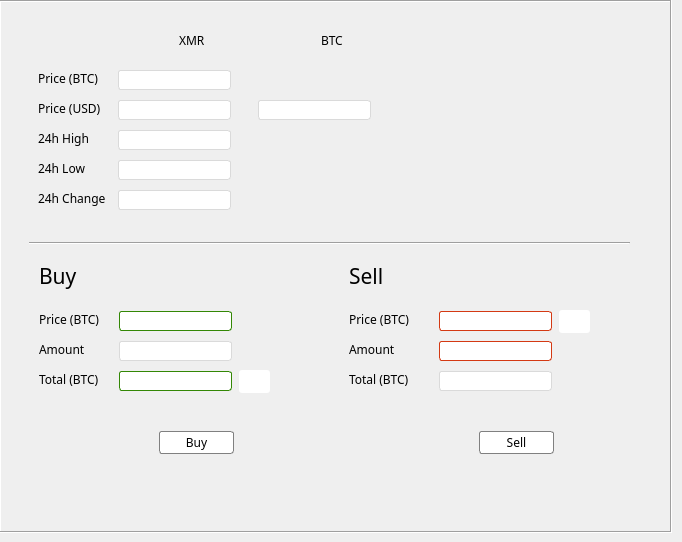
    <widget class="QWidget" name="stackTrading">
     <widget class="QFrame" name="frame_2">
      <property name="geometry">
       <rect>
        <x>-1</x>
        <y>0</y>
        <width>673</width>
        <height>533</height>
       </rect>
      </property>
      <property name="sizePolicy">
       <sizepolicy hsizetype="Fixed" vsizetype="Fixed">
        <horstretch>0</horstretch>
        <verstretch>0</verstretch>
       </sizepolicy>
      </property>
      <property name="maximumSize">
       <size>
        <width>673</width>
        <height>551</height>
       </size>
      </property>
      <property name="autoFillBackground">
       <bool>false</bool>
      </property>
      <property name="styleSheet">
       <string notr="true">QLineEdit {
border-color: rgb(0, 170, 255);
padding: 1px;
border-style: solid;
border: 1px solid gray;
border-radius: 3px;
}

QPushButton{ background-color: white; border-radius: 3px;border-style: solid; border: 1px solid gray; }
QPushButton:disabled{ color: rgb(234, 234, 234); background-color: rgb(240, 240, 240); }

QPushButton:pressed{ background-color: orange; }
QPushButton:focus:pressed{background-color: rgb(235, 235, 235);}
QPushButton:hover{ background-color: rgb(218, 218, 218);}
QPushButton:checked{ background-color: pink; }




</string>
      </property>
      <property name="frameShape">
       <enum>QFrame::Box</enum>
      </property>
      <property name="frameShadow">
       <enum>QFrame::Sunken</enum>
      </property>
      <widget class="QLabel" name="label">
       <property name="geometry">
        <rect>
         <x>39</x>
         <y>70</y>
         <width>81</width>
         <height>16</height>
        </rect>
       </property>
       <property name="font">
        <font>
         <family>Century Gothic</family>
         <pointsize>9</pointsize>
        </font>
       </property>
       <property name="text">
        <string>Price (BTC)</string>
       </property>
      </widget>
      <widget class="QLabel" name="label_2">
       <property name="geometry">
        <rect>
         <x>39</x>
         <y>100</y>
         <width>71</width>
         <height>16</height>
        </rect>
       </property>
       <property name="font">
        <font>
         <family>Century Gothic</family>
         <pointsize>9</pointsize>
        </font>
       </property>
       <property name="text">
        <string>Price (USD)</string>
       </property>
      </widget>
      <widget class="QLabel" name="label_3">
       <property name="geometry">
        <rect>
         <x>39</x>
         <y>130</y>
         <width>71</width>
         <height>16</height>
        </rect>
       </property>
       <property name="font">
        <font>
         <family>Century Gothic</family>
         <pointsize>9</pointsize>
        </font>
       </property>
       <property name="text">
        <string>24h High</string>
       </property>
      </widget>
      <widget class="QLabel" name="label_4">
       <property name="geometry">
        <rect>
         <x>39</x>
         <y>160</y>
         <width>71</width>
         <height>16</height>
        </rect>
       </property>
       <property name="font">
        <font>
         <family>Century Gothic</family>
         <pointsize>9</pointsize>
        </font>
       </property>
       <property name="text">
        <string>24h Low</string>
       </property>
      </widget>
      <widget class="QLabel" name="label_5">
       <property name="geometry">
        <rect>
         <x>39</x>
         <y>190</y>
         <width>71</width>
         <height>16</height>
        </rect>
       </property>
       <property name="font">
        <font>
         <family>Century Gothic</family>
         <pointsize>9</pointsize>
        </font>
       </property>
       <property name="text">
        <string>24h Change</string>
       </property>
      </widget>
      <widget class="QLabel" name="label_6">
       <property name="geometry">
        <rect>
         <x>143</x>
         <y>19</y>
         <width>31</width>
         <height>31</height>
        </rect>
       </property>
       <property name="font">
        <font>
         <family>Century Gothic</family>
         <pointsize>10</pointsize>
         <weight>50</weight>
         <bold>false</bold>
        </font>
       </property>
       <property name="styleSheet">
        <string notr="true"/>
       </property>
       <property name="text">
        <string/>
       </property>
       <property name="pixmap">
        <pixmap resource="res.qrc">:/resource/130px-MoneroLogo.png</pixmap>
       </property>
       <property name="scaledContents">
        <bool>true</bool>
       </property>
      </widget>
      <widget class="QLabel" name="label_7">
       <property name="geometry">
        <rect>
         <x>287</x>
         <y>18</y>
         <width>31</width>
         <height>31</height>
        </rect>
       </property>
       <property name="font">
        <font>
         <family>Century Gothic</family>
         <pointsize>10</pointsize>
         <weight>50</weight>
         <bold>false</bold>
        </font>
       </property>
       <property name="styleSheet">
        <string notr="true"/>
       </property>
       <property name="text">
        <string/>
       </property>
       <property name="pixmap">
        <pixmap resource="res.qrc">:/resource/bitcoin.png</pixmap>
       </property>
       <property name="scaledContents">
        <bool>true</bool>
       </property>
      </widget>
      <widget class="QLineEdit" name="lnPriceXMR">
       <property name="geometry">
        <rect>
         <x>119</x>
         <y>70</y>
         <width>113</width>
         <height>20</height>
        </rect>
       </property>
       <property name="font">
        <font>
         <family>Century Gothic</family>
        </font>
       </property>
       <property name="styleSheet">
        <string notr="true">
border-color: rgb(218, 218, 218);</string>
       </property>
       <property name="frame">
        <bool>false</bool>
       </property>
      </widget>
      <widget class="QLineEdit" name="lnPriceUSD">
       <property name="geometry">
        <rect>
         <x>119</x>
         <y>100</y>
         <width>113</width>
         <height>20</height>
        </rect>
       </property>
       <property name="font">
        <font>
         <family>Century Gothic</family>
        </font>
       </property>
       <property name="styleSheet">
        <string notr="true">
border-color: rgb(218, 218, 218);</string>
       </property>
       <property name="frame">
        <bool>false</bool>
       </property>
      </widget>
      <widget class="QLineEdit" name="lnHigh">
       <property name="geometry">
        <rect>
         <x>119</x>
         <y>130</y>
         <width>113</width>
         <height>20</height>
        </rect>
       </property>
       <property name="font">
        <font>
         <family>Century Gothic</family>
        </font>
       </property>
       <property name="styleSheet">
        <string notr="true">
border-color: rgb(218, 218, 218);</string>
       </property>
       <property name="text">
        <string/>
       </property>
       <property name="frame">
        <bool>false</bool>
       </property>
      </widget>
      <widget class="QLineEdit" name="lnLow">
       <property name="geometry">
        <rect>
         <x>119</x>
         <y>160</y>
         <width>113</width>
         <height>20</height>
        </rect>
       </property>
       <property name="font">
        <font>
         <family>Century Gothic</family>
        </font>
       </property>
       <property name="styleSheet">
        <string notr="true">
border-color: rgb(218, 218, 218);</string>
       </property>
       <property name="frame">
        <bool>false</bool>
       </property>
      </widget>
      <widget class="QLineEdit" name="lnChange">
       <property name="geometry">
        <rect>
         <x>119</x>
         <y>190</y>
         <width>113</width>
         <height>20</height>
        </rect>
       </property>
       <property name="font">
        <font>
         <family>Century Gothic</family>
        </font>
       </property>
       <property name="styleSheet">
        <string notr="true">
border-color: rgb(218, 218, 218);</string>
       </property>
       <property name="frame">
        <bool>false</bool>
       </property>
      </widget>
      <widget class="QLineEdit" name="lnBTCPriceUSD">
       <property name="geometry">
        <rect>
         <x>259</x>
         <y>100</y>
         <width>113</width>
         <height>20</height>
        </rect>
       </property>
       <property name="font">
        <font>
         <family>Century Gothic</family>
        </font>
       </property>
       <property name="styleSheet">
        <string notr="true">
border-color: rgb(218, 218, 218);</string>
       </property>
       <property name="frame">
        <bool>false</bool>
       </property>
      </widget>
      <widget class="QLabel" name="label_9">
       <property name="geometry">
        <rect>
         <x>40</x>
         <y>371</y>
         <width>91</width>
         <height>16</height>
        </rect>
       </property>
       <property name="font">
        <font>
         <family>Century Gothic</family>
         <pointsize>9</pointsize>
        </font>
       </property>
       <property name="text">
        <string>Total (BTC)</string>
       </property>
      </widget>
      <widget class="QLabel" name="label_10">
       <property name="geometry">
        <rect>
         <x>40</x>
         <y>311</y>
         <width>71</width>
         <height>16</height>
        </rect>
       </property>
       <property name="font">
        <font>
         <family>Century Gothic</family>
         <pointsize>9</pointsize>
        </font>
       </property>
       <property name="text">
        <string>Price (BTC)</string>
       </property>
      </widget>
      <widget class="QLabel" name="label_11">
       <property name="geometry">
        <rect>
         <x>40</x>
         <y>341</y>
         <width>71</width>
         <height>16</height>
        </rect>
       </property>
       <property name="font">
        <font>
         <family>Century Gothic</family>
         <pointsize>9</pointsize>
        </font>
       </property>
       <property name="text">
        <string>Amount</string>
       </property>
      </widget>
      <widget class="QLabel" name="label_12">
       <property name="geometry">
        <rect>
         <x>350</x>
         <y>371</y>
         <width>91</width>
         <height>16</height>
        </rect>
       </property>
       <property name="font">
        <font>
         <family>Century Gothic</family>
         <pointsize>9</pointsize>
        </font>
       </property>
       <property name="text">
        <string>Total (BTC)</string>
       </property>
      </widget>
      <widget class="QLabel" name="label_13">
       <property name="geometry">
        <rect>
         <x>350</x>
         <y>311</y>
         <width>71</width>
         <height>16</height>
        </rect>
       </property>
       <property name="font">
        <font>
         <family>Century Gothic</family>
         <pointsize>9</pointsize>
        </font>
       </property>
       <property name="text">
        <string>Price (BTC)</string>
       </property>
      </widget>
      <widget class="QLabel" name="label_14">
       <property name="geometry">
        <rect>
         <x>350</x>
         <y>260</y>
         <width>201</width>
         <height>31</height>
        </rect>
       </property>
       <property name="font">
        <font>
         <family>Century Gothic</family>
         <pointsize>16</pointsize>
        </font>
       </property>
       <property name="styleSheet">
        <string notr="true"/>
       </property>
       <property name="text">
        <string>Sell</string>
       </property>
       <property name="alignment">
        <set>Qt::AlignLeading|Qt::AlignLeft|Qt::AlignVCenter</set>
       </property>
      </widget>
      <widget class="QLabel" name="label_15">
       <property name="geometry">
        <rect>
         <x>350</x>
         <y>341</y>
         <width>71</width>
         <height>16</height>
        </rect>
       </property>
       <property name="font">
        <font>
         <family>Century Gothic</family>
         <pointsize>9</pointsize>
        </font>
       </property>
       <property name="text">
        <string>Amount</string>
       </property>
      </widget>
      <widget class="QLineEdit" name="lnBuyPrice">
       <property name="geometry">
        <rect>
         <x>120</x>
         <y>311</y>
         <width>113</width>
         <height>20</height>
        </rect>
       </property>
       <property name="font">
        <font>
         <family>Century Gothic</family>
         <stylestrategy>PreferAntialias</stylestrategy>
        </font>
       </property>
       <property name="styleSheet">
        <string notr="true">border-color: rgb(51, 135, 5);
</string>
       </property>
       <property name="frame">
        <bool>false</bool>
       </property>
      </widget>
      <widget class="QLineEdit" name="lnBuyAmount">
       <property name="geometry">
        <rect>
         <x>120</x>
         <y>341</y>
         <width>113</width>
         <height>20</height>
        </rect>
       </property>
       <property name="font">
        <font>
         <family>Century Gothic</family>
        </font>
       </property>
       <property name="styleSheet">
        <string notr="true">
border-color: rgb(218, 218, 218);</string>
       </property>
       <property name="frame">
        <bool>false</bool>
       </property>
       <property name="alignment">
        <set>Qt::AlignLeading|Qt::AlignLeft|Qt::AlignVCenter</set>
       </property>
       <property name="readOnly">
        <bool>true</bool>
       </property>
      </widget>
      <widget class="QLineEdit" name="lnBuyTotal">
       <property name="geometry">
        <rect>
         <x>120</x>
         <y>371</y>
         <width>113</width>
         <height>20</height>
        </rect>
       </property>
       <property name="font">
        <font>
         <family>Century Gothic</family>
        </font>
       </property>
       <property name="styleSheet">
        <string notr="true">border-color: rgb(51, 135, 5);</string>
       </property>
       <property name="frame">
        <bool>false</bool>
       </property>
      </widget>
      <widget class="QLineEdit" name="lnSellPrice">
       <property name="geometry">
        <rect>
         <x>440</x>
         <y>311</y>
         <width>113</width>
         <height>20</height>
        </rect>
       </property>
       <property name="font">
        <font>
         <family>Century Gothic</family>
        </font>
       </property>
       <property name="styleSheet">
        <string notr="true">QLineEdit {
border-color: rgb(212, 57, 19);
}

</string>
       </property>
       <property name="inputMethodHints">
        <set>Qt::ImhNone</set>
       </property>
       <property name="frame">
        <bool>false</bool>
       </property>
      </widget>
      <widget class="QLineEdit" name="lnSellAmount">
       <property name="geometry">
        <rect>
         <x>440</x>
         <y>341</y>
         <width>113</width>
         <height>20</height>
        </rect>
       </property>
       <property name="font">
        <font>
         <family>Century Gothic</family>
        </font>
       </property>
       <property name="styleSheet">
        <string notr="true">border-color: rgb(212, 57, 19);</string>
       </property>
       <property name="frame">
        <bool>false</bool>
       </property>
      </widget>
      <widget class="QLineEdit" name="lnSellTotal">
       <property name="geometry">
        <rect>
         <x>440</x>
         <y>371</y>
         <width>113</width>
         <height>20</height>
        </rect>
       </property>
       <property name="font">
        <font>
         <family>Century Gothic</family>
        </font>
       </property>
       <property name="styleSheet">
        <string notr="true">
border-color: rgb(218, 218, 218);</string>
       </property>
       <property name="frame">
        <bool>false</bool>
       </property>
       <property name="readOnly">
        <bool>true</bool>
       </property>
       <property name="cursorMoveStyle">
        <enum>Qt::LogicalMoveStyle</enum>
       </property>
       <property name="clearButtonEnabled">
        <bool>false</bool>
       </property>
      </widget>
      <widget class="QPushButton" name="buyButton">
       <property name="geometry">
        <rect>
         <x>160</x>
         <y>431</y>
         <width>75</width>
         <height>23</height>
        </rect>
       </property>
       <property name="font">
        <font>
         <family>Century Gothic</family>
         <pointsize>9</pointsize>
        </font>
       </property>
       <property name="styleSheet">
        <string notr="true"/>
       </property>
       <property name="text">
        <string>Buy</string>
       </property>
       <property name="autoDefault">
        <bool>true</bool>
       </property>
       <property name="default">
        <bool>false</bool>
       </property>
       <property name="flat">
        <bool>false</bool>
       </property>
      </widget>
      <widget class="QPushButton" name="sellButton">
       <property name="geometry">
        <rect>
         <x>480</x>
         <y>431</y>
         <width>75</width>
         <height>23</height>
        </rect>
       </property>
       <property name="font">
        <font>
         <family>Century Gothic</family>
         <pointsize>9</pointsize>
        </font>
       </property>
       <property name="text">
        <string>Sell</string>
       </property>
       <property name="autoDefault">
        <bool>true</bool>
       </property>
       <property name="default">
        <bool>false</bool>
       </property>
       <property name="flat">
        <bool>false</bool>
       </property>
      </widget>
      <widget class="QPushButton" name="btnBuyGetBTCTotal">
       <property name="enabled">
        <bool>true</bool>
       </property>
       <property name="geometry">
        <rect>
         <x>240</x>
         <y>370</y>
         <width>31</width>
         <height>23</height>
        </rect>
       </property>
       <property name="font">
        <font>
         <family>Century Gothic</family>
        </font>
       </property>
       <property name="styleSheet">
        <string notr="true">border: transparent; border-radius: 3px;</string>
       </property>
       <property name="text">
        <string/>
       </property>
       <property name="icon">
        <iconset resource="res.qrc">
         <normaloff>:/resource/ic_cached_black_24dp_1x.png</normaloff>:/resource/ic_cached_black_24dp_1x.png</iconset>
       </property>
       <property name="checkable">
        <bool>false</bool>
       </property>
       <property name="autoExclusive">
        <bool>false</bool>
       </property>
       <property name="autoDefault">
        <bool>true</bool>
       </property>
       <property name="default">
        <bool>false</bool>
       </property>
       <property name="flat">
        <bool>true</bool>
       </property>
      </widget>
      <widget class="QPushButton" name="btnSellGetBTCPrice">
       <property name="geometry">
        <rect>
         <x>560</x>
         <y>310</y>
         <width>31</width>
         <height>23</height>
        </rect>
       </property>
       <property name="font">
        <font>
         <family>Century Gothic</family>
        </font>
       </property>
       <property name="styleSheet">
        <string notr="true">border: transparent; border-radius: 3px;</string>
       </property>
       <property name="text">
        <string/>
       </property>
       <property name="icon">
        <iconset resource="res.qrc">
         <normaloff>:/resource/ic_cached_black_24dp_1x.png</normaloff>:/resource/ic_cached_black_24dp_1x.png</iconset>
       </property>
       <property name="checkable">
        <bool>false</bool>
       </property>
       <property name="autoExclusive">
        <bool>false</bool>
       </property>
       <property name="autoDefault">
        <bool>true</bool>
       </property>
       <property name="default">
        <bool>false</bool>
       </property>
       <property name="flat">
        <bool>true</bool>
       </property>
      </widget>
      <widget class="Line" name="line">
       <property name="geometry">
        <rect>
         <x>30</x>
         <y>235</y>
         <width>601</width>
         <height>16</height>
        </rect>
       </property>
       <property name="orientation">
        <enum>Qt::Horizontal</enum>
       </property>
      </widget>
      <widget class="QLabel" name="label_23">
       <property name="geometry">
        <rect>
         <x>180</x>
         <y>34</y>
         <width>47</width>
         <height>13</height>
        </rect>
       </property>
       <property name="font">
        <font>
         <family>Century Gothic</family>
        </font>
       </property>
       <property name="text">
        <string>XMR</string>
       </property>
      </widget>
      <widget class="QLabel" name="label_24">
       <property name="geometry">
        <rect>
         <x>322</x>
         <y>34</y>
         <width>47</width>
         <height>13</height>
        </rect>
       </property>
       <property name="font">
        <font>
         <family>Century Gothic</family>
        </font>
       </property>
       <property name="text">
        <string>BTC</string>
       </property>
      </widget>
      <widget class="QLabel" name="label_27">
       <property name="geometry">
        <rect>
         <x>40</x>
         <y>260</y>
         <width>201</width>
         <height>31</height>
        </rect>
       </property>
       <property name="font">
        <font>
         <family>Century Gothic</family>
         <pointsize>16</pointsize>
        </font>
       </property>
       <property name="styleSheet">
        <string notr="true"/>
       </property>
       <property name="text">
        <string>Buy</string>
       </property>
       <property name="alignment">
        <set>Qt::AlignLeading|Qt::AlignLeft|Qt::AlignVCenter</set>
       </property>
      </widget>
     </widget>
    </widget>
